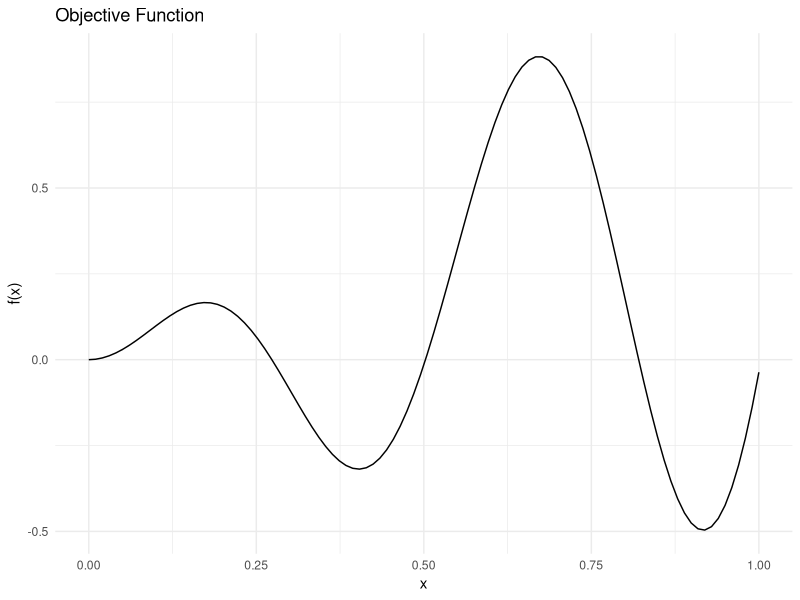
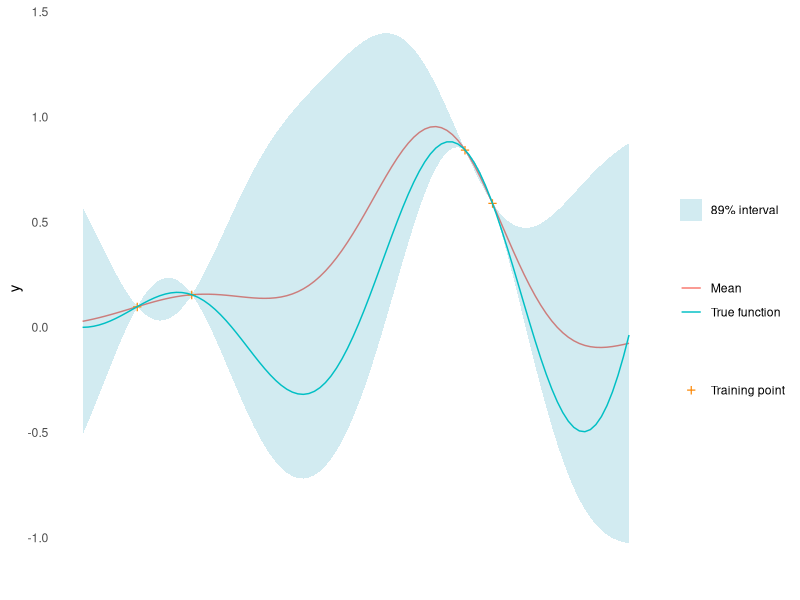
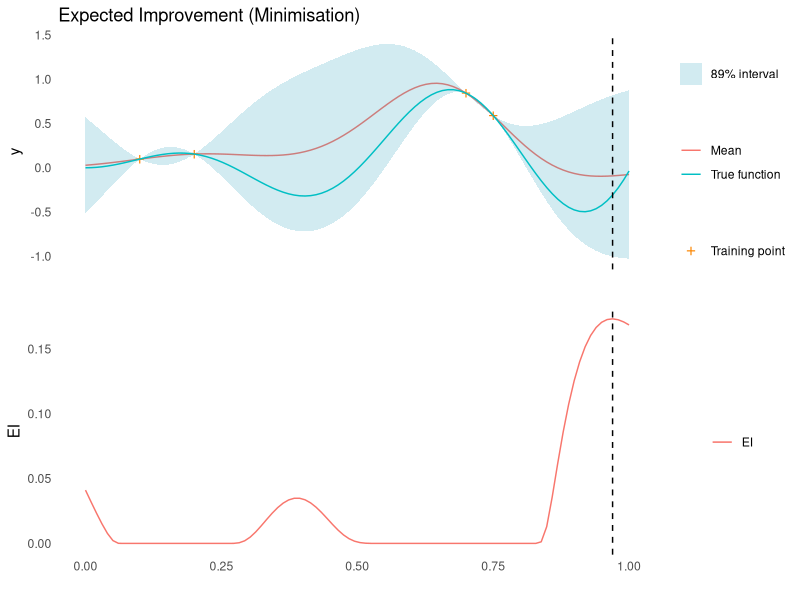
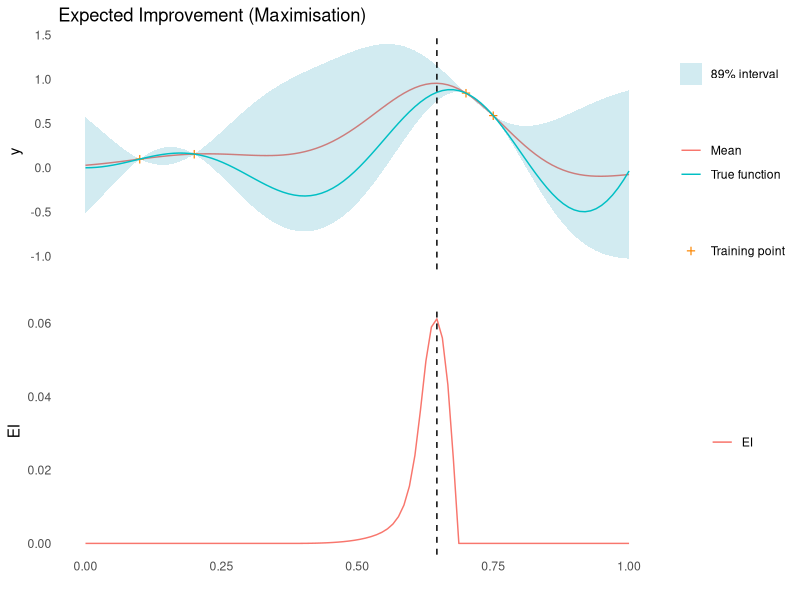
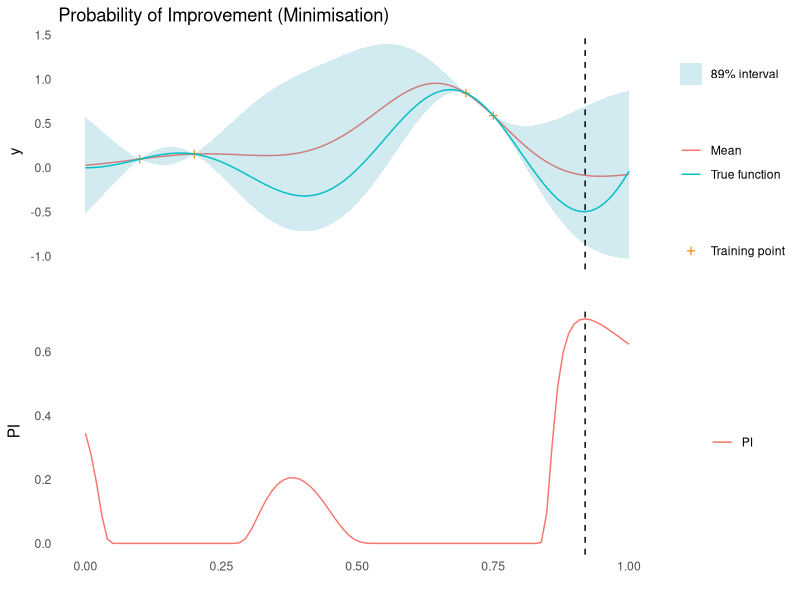
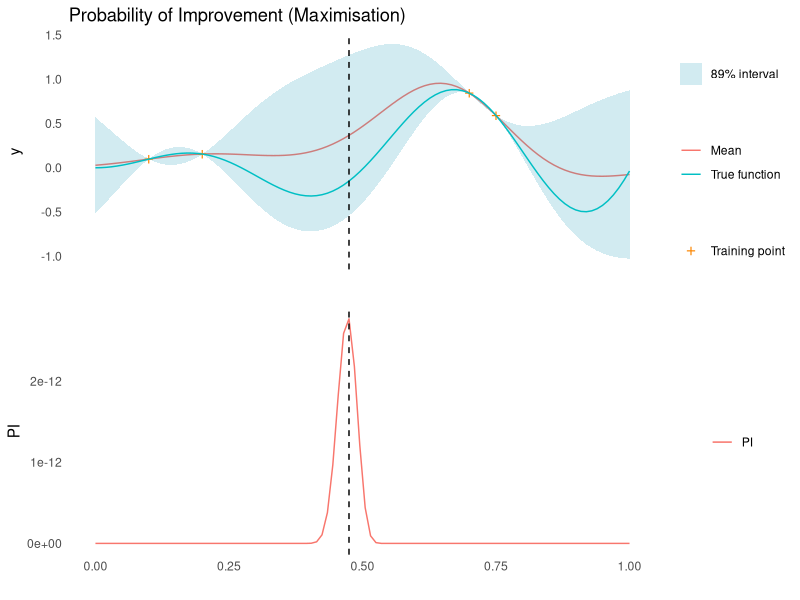
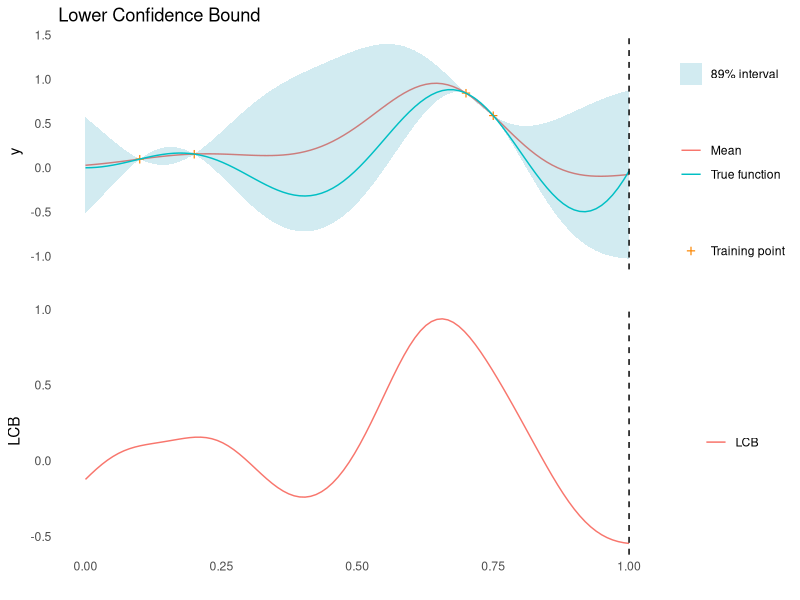
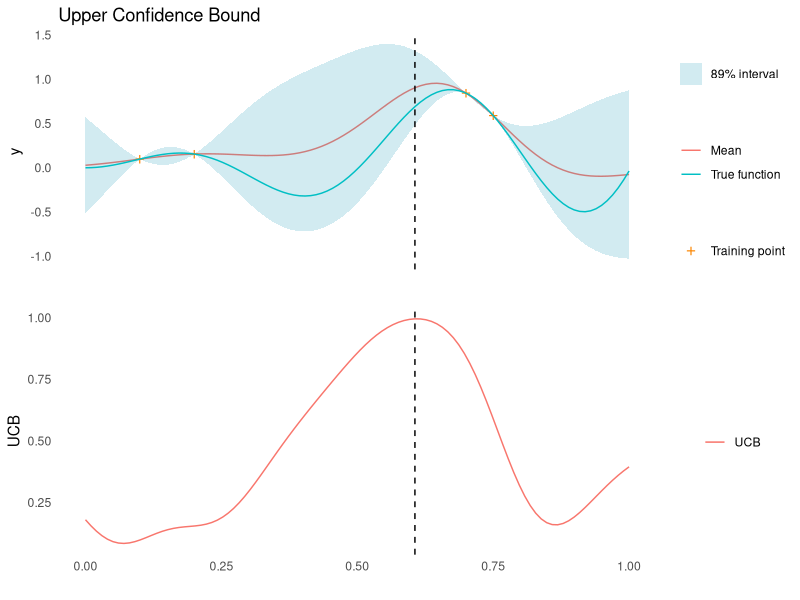

Write the R code that produced these figures, in order.
## ---- chunk 1
library(ggplot2)
library(magrittr)
set.seed(4444)
## ---- chunk 2
objective_function <- function(x) {
  sin(12 * x) * x + 0.5 * x^2
}
X_pred <- matrix(seq(0, 1, length.out = 100), 100, 1)
y_pred <- objective_function(X_pred)
## ---- chunk 3
#| code-fold: true
#| code-summary: "Show the code"
ggplot(data = tibble::tibble(x = X_pred, y = y_pred)) +
  geom_line(aes(x = x, y = y)) +
  theme_minimal() +
  labs(x = "x", y = "f(x)", title = "Objective Function")
## ---- chunk 4
#| code-fold: true
#| code-summary: "Show the code"
#' RBF Kernel
#'
#' @param X1 matrix of dimensions (n, d). Vectors are coerced to (1, d).
#' @param X2 matrix of dimensions (m, d). Vectors are coerced to (1, d).
#' @param l length scale
#' @param sigma_f scale parameter 
#'
#' @return matrix of dimensions (n, m)
rbf_kernel <- function(X1, X2, l = 1.0, sigma_f = 1.0) {
  if (is.null(dim(X1))) dim(X1) <- c(1, length(X1))
  if (is.null(dim(X2))) dim(X2) <- c(1, length(X2))
  sqdist <- (- 2*(X1 %*% t(X2))) %>%
    add(rowSums(X1**2, dims = 1)) %>%
    sweep(2, rowSums(X2**2, dims = 1), `+`)
  sigma_f**2 * exp(-0.5 / l**2 * sqdist)
}

#' Random Samples from a Multivariate Gaussian
#' 
#' This implementation is similar to MASS::mvrnorm, but uses chlosky
#' decomposition instead. This should be more stable but is less efficient than
#' the MASS implementation, which recycles the eigen decomposition for the
#' sampling part.
#'
#' @param n number of samples to sample
#' @param mu the mean of each input dimension
#' @param sigma the covariance matrix
#' @param epsilon numerical tolerance added to the diagonal of the covariance
#'  matrix. This is necessary for the Cholesky decomposition, in some cases.
#'
#' @return numerical vector of n samples
rmvnorm <- function(n = 1, mu, sigma, epsilon = 1e-6) {
    p <- length(mu)
    if(!all(dim(sigma) == c(p, p))) stop("incompatible dimensions of arguments")
    ev <- eigen(sigma, symmetric = TRUE)$values
    if(!all(ev >= -epsilon*abs(ev[1L]))) {
      stop("The covariance matrix (sigma) is not positive definite")
    }
    cholesky <- chol(sigma + diag(p)*epsilon)
    sample <- rnorm(p*n, 0, 1)
    dim(sample) <- c(n, p)
    sweep(sample %*% cholesky, 2, mu, FUN = `+`)
}

#' Get Parameters of the Posterior Gaussian Process
#'
#' @param kernel kernel function used for the Gaussian process
#' @param X_pred matrix (m, d) of prediction points
#' @param X_train matrix (n, d) of training points
#' @param y_train column vector (n, d) of training observations
#' @param noise scalar of observation noise
#' @param ... named parameters for the kernel function
#'
#' @return list of mean (mu) and covariance (sigma) for the Gaussian
posterior <- function(kernel, X_pred, X_train, y_train, noise = 1e-8, ...) {
  if (is.null(dim(X_pred))) dim(X_pred) <- c(length(X_pred), 1)
  if (is.null(dim(X_train))) dim(X_train) <- c(length(X_train), 1)
  if (is.null(dim(y_train))) dim(y_train) <- c(length(y_train), 1)
  K <- kernel(X_train, X_train, ...) + noise**2 * diag(dim(X_train)[[1]])
  K_s <- kernel(X_train, X_pred, ...)
  K_ss <- kernel(X_pred, X_pred, ...) + 1e-8 * diag(dim(X_pred)[[1]])
  K_inv <- solve(K)
  mu <- (t(K_s) %*% K_inv) %*% y_train
  sigma <- K_ss - (t(K_s) %*% K_inv) %*% K_s
  list(mu = mu, sigma = sigma)
}

#' Negative log-Likelihood of a Kernel
#'
#' @param kernel kernel function
#' @param X_train matrix (n, d) of training points
#' @param y_train column vector (n, d) of training observations
#' @param noise scalar of observation noise
#'
#' @return function with kernel parameters as input and negative log likelihood
#' as output
nll <- function(kernel, X_train, y_train, noise) {
  function(params) {
    n <- dim(X_train)[[1]]
    K <- rlang::exec(kernel, X1 = X_train, X2 = X_train, !!!params)
    L <- chol(K + noise**2 * diag(n))
    a <- backsolve(r = L, x = forwardsolve(l = t(L), x = y_train))
    0.5*t(y_train)%*%a + sum(log(diag(L))) + 0.5*n*log(2*pi)
  }
}

#' Gaussian Process Regression
#'
#' @param kernel kernel function
#' @param X_train matrix (n, d) of training points
#' @param y_train column vector (n, d) of training observations
#' @param noise scalar of observation noise
#' @param ... parameters of the kernel function with initial guesses. Due to the
#' optimiser used, all parameters must be given and the order unfortunately
#' matters
#'
#' @return function that takes a matrix of prediction points as input and
#' returns the posterior predictive distribution for the output
gpr <- function(kernel, X_train, y_train, noise = 1e-8, ...) {
  kernel_nll <- nll(kernel, X_train, y_train, noise)
  param <- list(...)
  opt <- optim(par = rep(1, length(param)), fn = kernel_nll)
  opt_param <- opt$par
  function(X_pred) {
    post <- rlang::exec(
      posterior,
      kernel = kernel,
      X_pred = X_pred,
      X_train = X_train,
      y_train = y_train,
      noise = noise,
      !!!opt_param
    )
    list(
      mu = post$mu,
      sigma = diag(post$sigma),
      Sigma = post$sigma,
      parameters = set_names(opt_param, names(param))
    )
  }
}
## ---- chunk 5
X_train <- matrix(c(0.1, 0.2, 0.7, 0.75), 4, 1)
y_train <- objective_function(X_train)
gp <- gpr(rbf_kernel, X_train, y_train, noise = 1e-8, l = 1, sigma_f = 1)
y_min <- min(y_train)
y_max <- max(y_train)
post_pred <- gp(X_pred)
mu <- post_pred$mu
sigma <- post_pred$sigma
## ---- chunk 6
#| code-fold: true
#| code-summary: "Show the code"
gp_plot <- tibble::tibble(
    mu = mu,
    uncertainty = 1.96*sqrt(sigma),
    upper = mu + uncertainty,
    lower = mu - uncertainty,
    x = X_pred,
    f = y_pred
  ) %>%
    ggplot(aes(x = x)) +
    geom_line(aes(y = mu, colour = "Mean")) +
    geom_ribbon(
      aes(ymin = lower, ymax = upper, fill = "89% interval"),
      alpha = 0.2
    ) +
    geom_point(
      data = tibble::tibble(x = X_train, y = y_train),
      aes(x = x, y = y, shape = "Training point"),
      colour = "#fb8500",
      size = 4
    ) +
    geom_line(mapping = aes(y = f, colour = "True function")) +
    scale_shape_manual(values = c("Training point" = "+")) +
    scale_fill_manual(values = c("89% interval" = "#219ebc")) +
    labs(shape = "") +
    theme_minimal() +
    labs(
      y = "y",
      x = "",
      colour = "",
      fill = ""
    ) +
    theme(panel.grid = element_blank(), axis.text.x = element_blank())
gp_plot
## ---- chunk 7
#| code-fold: true
#| code-summary: "Show the code"
acquisition_plot <- function(X_pred,
                             acquisition_function,
                             gp_plot,
                             xt1,
                             label = "EI",
                             title = "") {
  p1 <- tibble::tibble(
    x = X_pred,
    a = acquisition_function
  ) %>%
    ggplot() +
    geom_line(aes(x = x, y = a, colour = label)) +
    geom_vline(xintercept = xt1, linetype = 2) +
    theme_minimal() +
    labs(x = "", y = label, colour = "") +
    theme(panel.grid = element_blank())
  p2 <- gp_plot +
    geom_vline(xintercept = xt1, linetype = 2) +
    labs(title = title)
  aligned_plots <- cowplot::align_plots(p2, p1 , align = "v")
  cowplot::plot_grid(aligned_plots[[1]], aligned_plots[[2]], ncol = 1)
}
## ---- chunk 8
#' Expected Improvement Acquisition Function
#' 
#' @mu vector of length m. Mean of a Gaussian process at m points.
#' @sigma vector of length m. The diagonal of the covariance matrix of a
#' Gaussian process evaluated at m points.
#' @param y_best scalar. Best mean prediction so far on observed points
#' @param xi scalar, exploration/exploitation trade off
#' @task one of "max" or "min", indicating the optimisation problem
#'
#' @return EI, vector of length m
expected_improvement <- function(mu, sigma, y_best, xi = 0.01, task = "min") {
  if (task == "min") imp <- y_best - mu - xi
  if (task == "max") imp <- mu - y_best - xi
  if (is.null(imp)) stop('task must be "min" or "max"')
  Z <- imp / sigma
  ei <- imp * pnorm(Z) + sigma * dnorm(Z)
  ei[sigma == 0.0] <- 0.0
  ei
}
## ---- chunk 9
ei <- expected_improvement(mu, sigma, y_min, xi = 0.05)
xt1 <- X_pred[which.max(ei)]
acquisition_plot(
  X_pred,
  ei,
  gp_plot,
  xt1,
  "EI",
  "Expected Improvement (Minimisation)"
)
## ---- chunk 10
ei <- expected_improvement(mu, sigma, y_max, xi = 0.05, task = "max")
xt1 <- X_pred[which.max(ei)]
acquisition_plot(
  X_pred,
  ei,
  gp_plot,
  xt1,
  "EI",
  "Expected Improvement (Maximisation)"
)
## ---- chunk 11
#' Probability of Improvement Acquisition Function
#' 
#' @mu vector of length m. Mean of a Gaussian process at m points.
#' @sigma vector of length m. The diagonal of the covariance matrix of a
#' Gaussian process evaluated at m points.
#' @param y_best scalar. Best mean prediction so far on observed points
#' @param xi scalar, exploration/exploitation trade off
#' @task one of "max" or "min", indicating the optimisation problem
#'
#' @return PI, vector of length m
probability_of_improvement <- function(mu,
                                       sigma,
                                       y_best,
                                       xi = 0.01,
                                       task = "min") {
  if (task == "min") imp <- y_best - mu - xi
  if (task == "max") imp <- mu - y_best - xi
  pnorm(imp / sigma)
}
## ---- chunk 12
pi <- probability_of_improvement(mu, sigma, y_min, xi = 0.1)
xt1 <- X_pred[which.max(pi)]
acquisition_plot(
  X_pred,
  pi,
  gp_plot,
  xt1,
  "PI",
  "Probability of Improvement (Minimisation)"
)
## ---- chunk 13
pi <- probability_of_improvement(mu, sigma, y_max, xi = 1, task = "max")
xt1 <- X_pred[which.max(pi)]
acquisition_plot(
  X_pred,
  pi,
  gp_plot,
  xt1,
  "PI",
  "Probability of Improvement (Maximisation)"
)
## ---- chunk 14
#' Upper and Lower Confidence Bound Acquisition Function
#' 
#' @mu vector of length m. Mean of a Gaussian process at m points.
#' @sigma vector of length m. The diagonal of the covariance matrix of a
#' Gaussian process evaluated at m points.
#' @param kappa scalar, exploration/exploitation trade off
#' @task one of "max" or "min", indicating the optimisation problem
#'
#' @return CB, vector of length m
confidence_bound <- function(mu, sigma, kappa, task = "min") {
  if (task == "min") return(mu - kappa * sigma)
  if (task == "max") return(mu + kappa * sigma)
}
## ---- chunk 15
lcb <- confidence_bound(mu, sigma, kappa = 2, "min")
xt1 <- X_pred[which.min(lcb)]
acquisition_plot(X_pred, lcb, gp_plot, xt1, "LCB", "Lower Confidence Bound")
## ---- chunk 16
ucb <- confidence_bound(mu, sigma, kappa = 2, "max")
xt1 <- X_pred[which.max(ucb)]
acquisition_plot(X_pred, ucb, gp_plot, xt1, "UCB", "Upper Confidence Bound")
## ---- chunk 17
ts <- as.vector(rmvnorm(1, post_pred$mu, post_pred$Sigma))
xt1 <- X_pred[which.min(ts)]
acquisition_plot(
  X_pred,
  ts,
  gp_plot,
  xt1,
  "Sample",
  "Thompson Sampling (Minimisation)"
)
## ---- chunk 18
xt1 <- X_pred[which.max(ts)]
acquisition_plot(
  X_pred,
  ts,
  gp_plot,
  xt1,
  "Sample",
  "Thompson Sampling (Maximisation)"
)
## ---- chunk 19
mu_min <- min(mu)
mu_max <- max(mu)
# for each candidate point
kg <- tibble::tibble(x_sim = X_pred) %>%
  dplyr::mutate(
    # Calculate the posterior predictive distribution for y at x_sim
    post = purrr::map(x_sim, gp),
    # Draw a M = 100 samples of y_sim from the posterior predictive distribution
    y_sim = purrr::map(post, function(p) {
      rlang::exec(rmvnorm, n = 100, mu = p$mu, sigma = p$Sigma)
    })
  ) %>%
  tidyr::unnest_longer(y_sim) %>%
  dplyr::mutate(
    # For each pair of (x_sim, y_sim)
    # augment dataset with x_sim, y_sim and get the posterior mean
    mu_sim = purrr::map2(x_sim, y_sim, function(xs, ys) {
      rlang::exec(
        posterior,
        kernel = rbf_kernel,
        X_pred = X_pred,
        X_train = rbind(X_train, xs),
        y_train = rbind(y_train, ys),
        !!!post_pred$parameters
      )$mu
    }),
    # Calculate the estimator
    mu_min_sim = purrr::map_dbl(mu_sim, min),
    mu_max_sim = purrr::map_dbl(mu_sim, max),
    mu_diff_min = mu_min - mu_min_sim,
    mu_diff_max = mu_max_sim - mu_max
  ) %>%
  dplyr::group_by(x_sim) %>%
  dplyr::summarise(kg_min = mean(mu_diff_min), kg_max = mean(mu_diff_max)) %>%
  dplyr::arrange(x_sim)
## ---- chunk 20
acquisition_plot(
  X_pred,
  kg$kg_min,
  gp_plot,
  X_pred[which.max(kg$kg_min)],
  "KG",
  "Knowledge Gradient (minimisation)"
)
## ---- chunk 21
acquisition_plot(
  X_pred,
  kg$kg_max,
  gp_plot,
  X_pred[which.max(kg$kg_max)],
  "KG",
  "Knowledge Gradient (maximisation)"
)
